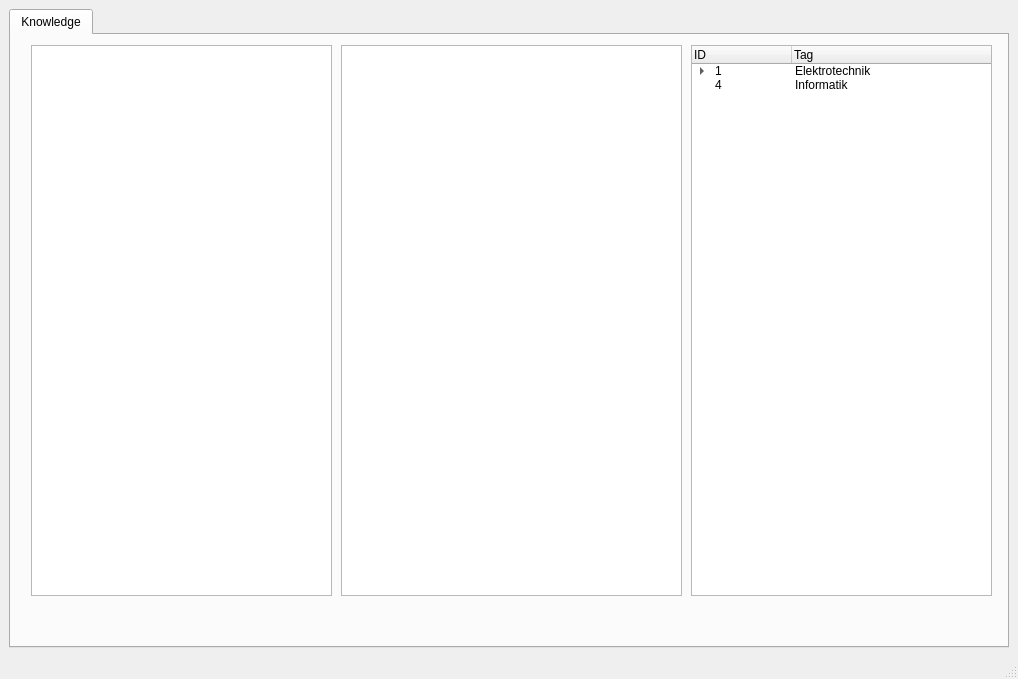
<?xml version="1.0" encoding="UTF-8"?>
<ui version="4.0">
 <class>MainWindow</class>
 <widget class="QMainWindow" name="MainWindow">
  <property name="geometry">
   <rect>
    <x>0</x>
    <y>0</y>
    <width>1018</width>
    <height>679</height>
   </rect>
  </property>
  <property name="windowTitle">
   <string>MainWindow</string>
  </property>
  <widget class="QWidget" name="centralwidget">
   <layout class="QVBoxLayout" name="verticalLayout">
    <item>
     <widget class="QTabWidget" name="tabWidget">
      <property name="currentIndex">
       <number>0</number>
      </property>
      <widget class="QWidget" name="tab">
       <attribute name="title">
        <string>Knowledge</string>
       </attribute>
       <widget class="QTreeWidget" name="tagTreeWidget">
        <property name="geometry">
         <rect>
          <x>680</x>
          <y>10</y>
          <width>301</width>
          <height>551</height>
         </rect>
        </property>
        <column>
         <property name="text">
          <string>ID</string>
         </property>
        </column>
        <column>
         <property name="text">
          <string>Tag</string>
         </property>
        </column>
        <item>
         <property name="text">
          <string>1</string>
         </property>
         <property name="text">
          <string>Elektrotechnik</string>
         </property>
         <item>
          <property name="text">
           <string>2</string>
          </property>
          <property name="text">
           <string>Nachrichtentechnik</string>
          </property>
          <item>
           <property name="text">
            <string>3</string>
           </property>
           <property name="text">
            <string>Nachrichtenübertragung</string>
           </property>
          </item>
         </item>
        </item>
        <item>
         <property name="text">
          <string>4</string>
         </property>
         <property name="text">
          <string>Informatik</string>
         </property>
        </item>
       </widget>
       <widget class="QTableView" name="tableView">
        <property name="geometry">
         <rect>
          <x>20</x>
          <y>10</y>
          <width>301</width>
          <height>551</height>
         </rect>
        </property>
       </widget>
       <widget class="QTableView" name="tableView_2">
        <property name="geometry">
         <rect>
          <x>330</x>
          <y>10</y>
          <width>341</width>
          <height>551</height>
         </rect>
        </property>
       </widget>
      </widget>
     </widget>
    </item>
   </layout>
  </widget>
  <widget class="QMenuBar" name="menubar">
   <property name="geometry">
    <rect>
     <x>0</x>
     <y>0</y>
     <width>1018</width>
     <height>23</height>
    </rect>
   </property>
  </widget>
  <widget class="QStatusBar" name="statusbar"/>
 </widget>
 <resources/>
 <connections/>
</ui>
